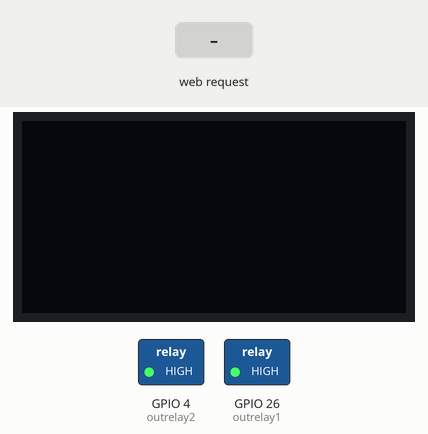
Simulated run of this sketch. Board: ESP32. Parts: 128×64 one-colour display, switched loads named in the sketch (green lamp = pin HIGH). The test bench sets the inputs (shaded band). WiFi joins after 1.5 s; servers stay silent unless stated; what the sketch prints to the serial monitor is not drawn.

Above: at 2.7 s.
2.8 s: HTTP request GET /26/on received
At 4.0 s:
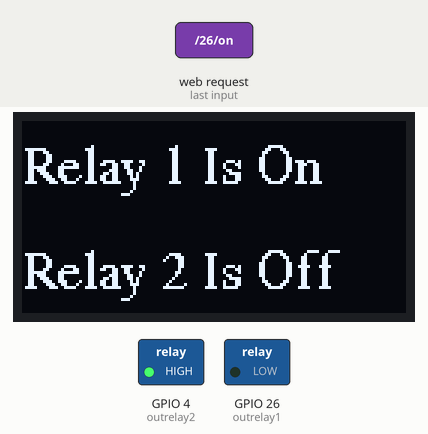
4.3 s: HTTP request GET /27/on received
At 5.2 s:
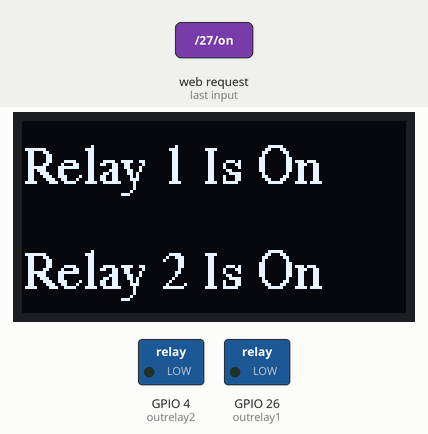
5.8 s: HTTP request GET /26/off received
At 6.4 s:
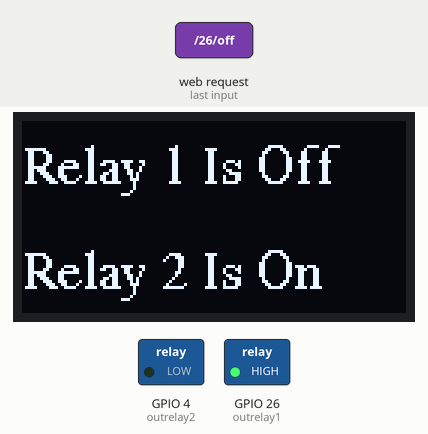
7.3 s: HTTP request GET /27/off received
At 8.7 s:
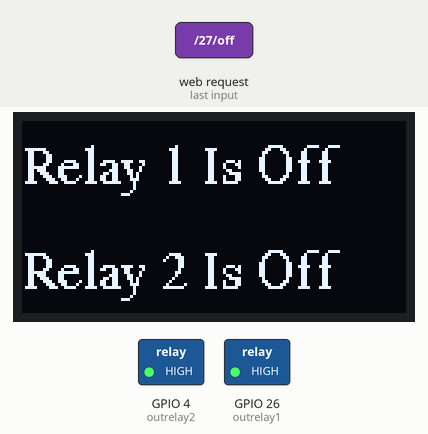
Timing chart, 0 to 9.8 s (numbered marks = the images above; inputs shaded):
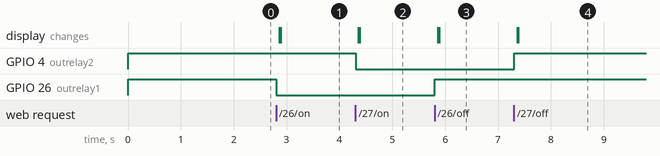

The sketch:

main.ino
```cpp
#include <WiFi.h>
#include <Adafruit_GFX.h>
#include <Adafruit_SSD1306.h>
#include <Fonts/FreeSerif9pt7b.h>

#define SCREEN_WIDTH 128
#define SCREEN_HEIGHT 64

Adafruit_SSD1306 display(SCREEN_WIDTH, SCREEN_HEIGHT, &Wire, -1);


const char* ssid = "Swarnadeep SP";
const char* password = "12345678";


WiFiServer server(80);


String header;


String OutputRelay1 = "off";
String OutputRelay2 = "off";


const int outrelay1 = 26;
const int outrelay2 = 4;

 int Led1=0;
 int Led2=0;


unsigned long currentTime = millis();

unsigned long previousTime = 0;

const long timeoutTime = 2000;


void disp(int Led1 ,int Led2)
{
              if (!display.begin(SSD1306_SWITCHCAPVCC, 0x3C))
              {
                Serial.println(F("SSD1306 allocation failed"));
                for (;;)
                  ;
              }
              display.clearDisplay();

              if(Led1==0 && Led2==0)
              {

              //Condition When Both Led Are In In-Active
              display.setFont(&FreeSerif9pt7b);
              display.clearDisplay();
              display.setTextSize(1);
              display.setTextColor(WHITE);
              display.setCursor(0, 20);
              display.println("Relay 1 Is Off");
              display.display();
              display.setCursor(0, 55);
              display.println("Relay 2 Is Off");
              display.display();
              }

              else if(Led1==0 && Led2==1)
              {

              //Condition When Led1 Is Closed And Led2 Is Open
              display.setFont(&FreeSerif9pt7b);
              display.clearDisplay();
              display.setTextSize(1);
              display.setTextColor(WHITE);
              display.setCursor(0, 20);
              display.println("Relay 1 Is Off");
              display.display();
              display.setCursor(0, 55);
              display.println("Relay 2 Is On");
              display.display();
              }


              else if(Led1==1 && Led2==0)
              {

              //Condition When Led1 Is Open And Led2 Is Closed
              display.setFont(&FreeSerif9pt7b);
              display.clearDisplay();
              display.setTextSize(1);
              display.setTextColor(WHITE);
              display.setCursor(0, 20);
              display.println("Relay 1 Is On");
              display.display();
              display.setCursor(0, 55);
              display.println("Relay 2 Is Off");
              display.display();
              }


              else if(Led1==1 && Led2==1)
              {

              //Condition When Both Led Are Open
              display.setFont(&FreeSerif9pt7b);
              display.clearDisplay();
              display.setTextSize(1);
              display.setTextColor(WHITE);
              display.setCursor(0, 20);
              display.println("Relay 1 Is On");
              display.display();
              display.setCursor(0, 55);
              display.println("Relay 2 Is On");
              display.display();
              }
}


void setup() {
  Serial.begin(115200);

  pinMode(outrelay1, OUTPUT);
  pinMode(outrelay2, OUTPUT);

  digitalWrite(outrelay1, HIGH);
  digitalWrite(outrelay2, HIGH);


  Serial.print("Connecting to ");
  Serial.println(ssid);
  WiFi.begin(ssid, password);
  while (WiFi.status() != WL_CONNECTED) {
    delay(500);
    Serial.print(".");
  }

  Serial.println("");
  Serial.println("WiFi connected.");
  Serial.println("IP address: ");
  Serial.println(WiFi.localIP());
  server.begin();

}

void loop(){
  WiFiClient client = server.available();

  if (client) {
    currentTime = millis();
    previousTime = currentTime;
    //Client Is Connected
    Serial.println("New Client.");
    String currentLine = "";
    while (client.connected() && currentTime - previousTime <= timeoutTime) {
      currentTime = millis();
      if (client.available()) {
        char c = client.read();
        Serial.write(c);
        header += c;
        if (c == '\n') {

          if (currentLine.length() == 0) {

            client.println("HTTP/1.1 200 OK");
            client.println("Content-type:text/html");
            client.println("Connection: close");
            client.println();


            if (header.indexOf("GET /26/on") >= 0) {
              Serial.println("Relay 1 on");
              OutputRelay1 = "on";
              digitalWrite(outrelay1, LOW);
              Led1=1;
            }

            else if (header.indexOf("GET /26/off") >= 0) {
              Serial.println("Relay 1 off");
              OutputRelay1 = "off";
              digitalWrite(outrelay1, HIGH);
              Led1=0;
            }

            else if (header.indexOf("GET /27/on") >= 0) {
              Serial.println("Relay 2 on");
              OutputRelay2 = "on";
              digitalWrite(outrelay2, LOW);
              Led2=1;
            }

            else if (header.indexOf("GET /27/off") >= 0) {
              Serial.println("Relay 2 off");
              OutputRelay2 = "off";
              digitalWrite(outrelay2, HIGH);
              Led2=0;
            }

            disp(Led1,Led2);


            client.println("<!DOCTYPE html><html>");
            client.println("<head><meta name=\"viewport\" content=\"width=device-width, initial-scale=1\">");
            client.println("<link rel=\"icon\" href=\"data:,\">");

            client.println("<style>html {color:#ffd32d; font-family: Helvetica; display: inline-block; margin: 0px auto; text-align: center;background-color:#22272c;}");
            client.println(".button { background-color: #c38fff; border: none; color: black; padding: 16px 40px;border-radius:5%;");
            client.println("text-decoration: none; font-size: 30px; margin: 2px; cursor: pointer;}");
            client.println("h1{color:white;}");
            client.println("p1{color:#03DAC6}");
            client.println(".button2 {background-color: grey}</style></head>");


            client.println("<body><h1>Smart Switch Controller</h1>");


            client.println("<p>Relay 1 - State " + OutputRelay1 + "</p>");

            if (OutputRelay1=="off") {
              client.println("<p><a href=\"/26/on\"><button class=\"button\">ON</button></a></p>");
            } else {
              client.println("<p><a href=\"/26/off\"><button class=\"button button2\">OFF</button></a></p>");
            }


            client.println("<p>Relay 2 - State " + OutputRelay2 + "</p>");

            if (OutputRelay2=="off") {
              client.println("<p><a href=\"/27/on\"><button class=\"button\">ON</button></a></p>");
            } else {
              client.println("<p><a href=\"/27/off\"><button class=\"button button2\">OFF</button></a></p>");
            }
            client.println("<p1>Project By Smart Innovator's</p1>");
            client.println("</body></html>");


            client.println();

            break;
          } else {
            currentLine = "";
          }
        } else if (c != '\r') {
          currentLine += c;
        }
      }
    }

    header = "";

    client.stop();
    Serial.println("Client disconnected.");
    Serial.println("");
  }
}
```

Measured:
- after the input at 2.8 s, GPIO 26 (outrelay1): HIGH → LOW at once; the display: first changes after 0.06 s (image 1 shows a later state)
- after the input at 4.3 s, GPIO 4 (outrelay2): HIGH → LOW at once; the display: first changes after 0.06 s (image 2 shows a later state)
- after the input at 5.8 s, GPIO 26 (outrelay1): LOW → HIGH at once; the display: first changes after 0.06 s (image 3 shows a later state)
- after the input at 7.3 s, GPIO 4 (outrelay2): LOW → HIGH at once; the display: first changes after 0.06 s (image 4 shows a later state)
